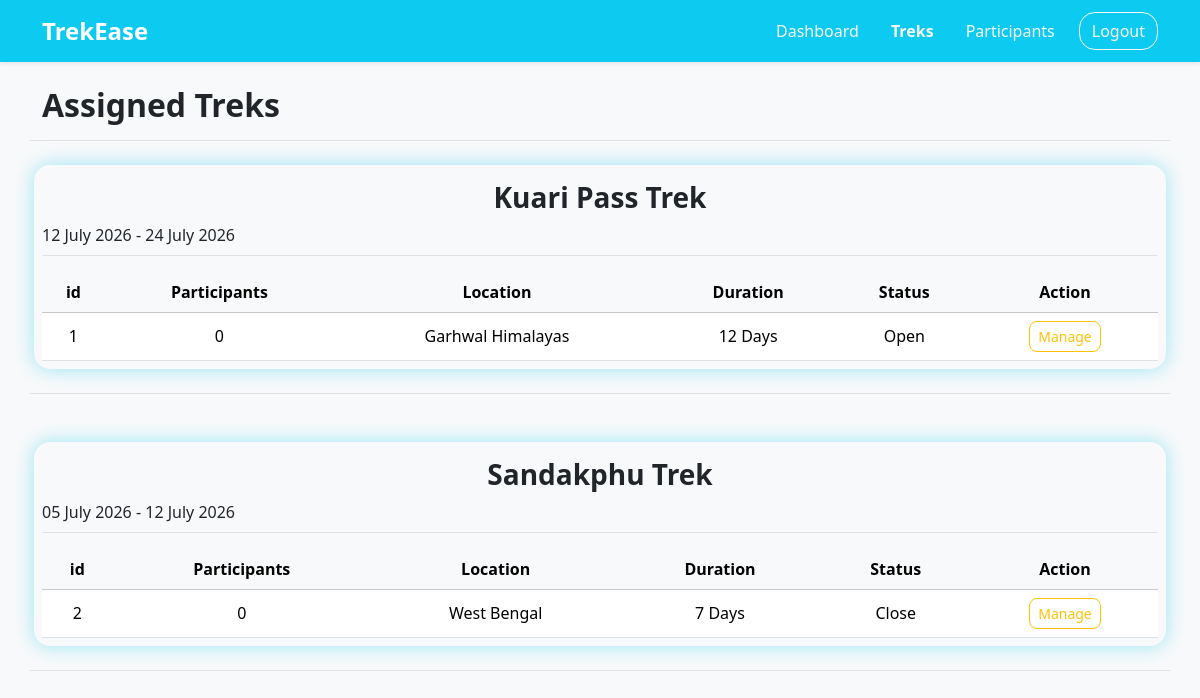
The page /staff_treks/7 on the database as committed earlier.
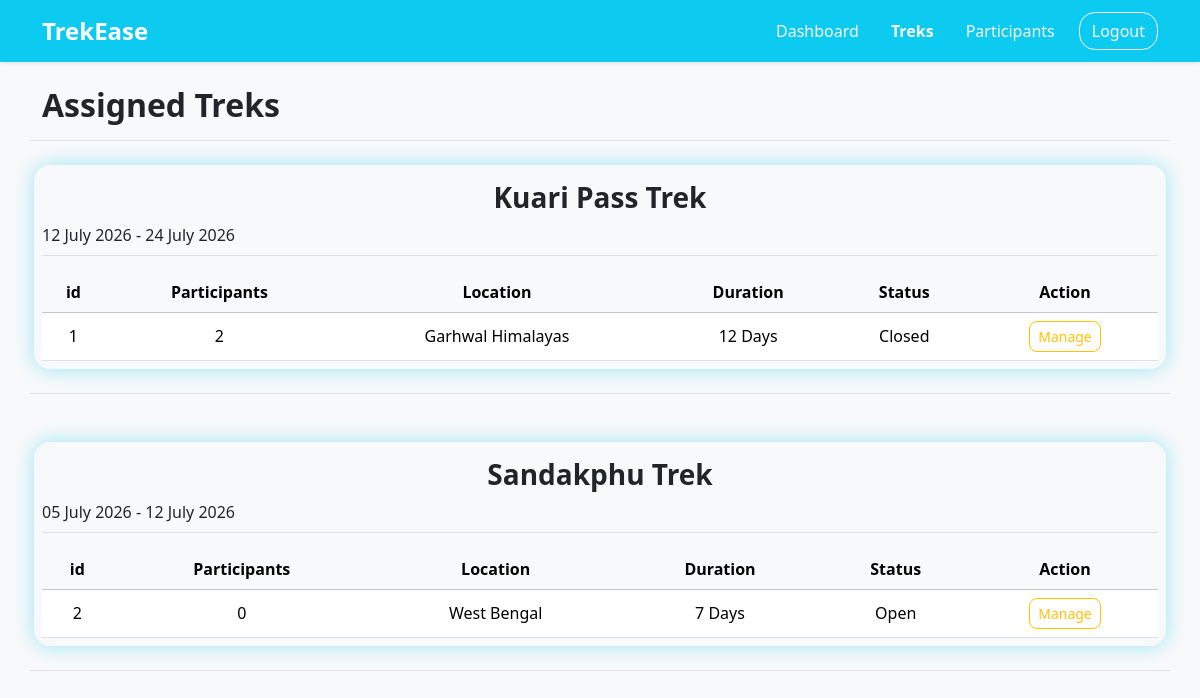
The same page on the database as committed later.
### application/models.py (models this page shows)
class Trek(db.Model):
    __tablename__ = "trek"
    id = db.Column(db.Integer(), primary_key=True)
    trek_name = db.Column(db.String(30), unique=True, nullable=False)
    location = db.Column(db.String(), nullable=False)
    difficulty = db.Column(db.String(), nullable=False)
    duration = db.Column(db.Integer(), nullable=False)
    available_slots = db.Column(db.Integer(), nullable=False)
    staff_id = db.Column(db.Integer(), db.ForeignKey("user.id"))
    status = db.Column(db.String(), default="Open", nullable=False)
    start_date = db.Column(db.Date, nullable=False)
    end_date = db.Column(db.Date, nullable=False)
    description = db.Column(db.Text)
    image = db.Column(db.String(), nullable=False)
    created_at = db.Column(db.Date, default=date.today, nullable=False)
    bookings = db.relationship("Booking", backref="trek")

### application/controllers.py (the view)
@app.route("/staff_treks/<int:staff_id>")
def staff_treks(staff_id):
    staff = User.query.get(staff_id)
    return render_template("/staff/staff_treks.html", staff=staff)

### templates/staff/staff_treks.html (shortened to what the changed rows need)
<!DOCTYPE html>
<html lang="en">
<head>
    <link href="https://cdn.jsdelivr.net/npm/bootstrap@5.3.2/dist/css/bootstrap.min.css" rel="stylesheet">
    <link rel="stylesheet" href="/static/style.css">
</head>
{% if staff.status == "Pending" or staff.status == "Blacklisted" %}
<body class="d-flex flex-column min-vh-100 bg-light">
    <nav class="navbar navbar-expand-lg navbar-dark bg-info shadow-sm">
        <div class="container">
            <div class="navbar-brand ">
                <a class="navbar-brand fw-bold fs-4" href="#">TrekEase</a>
            </div>
            <ul class="nav align-items-center">
                <li class="nav-item ms-2">
                    <a href="/" class="btn btn-outline-light rounded-4">Logout</a>
                </li>
            </ul>
        </div>
        </div>
    </nav>
    {% if staff.status == "Pending" %}
    <div class="container text-center" id="pending-message">
        <h2 class="mb-3 border-bottom pb-2">Approval Pending</h2>
        <p class=" fs-6 fw-semibold">Hello {{staff.name}}, your staff registration is pending for admin approval</p>
        <p class="fw-light">Once approved, you will be able to access your staff dashboard</p>
        <a href="/" class="btn btn-outline-danger rounded-4">Logout</a>
    </div>
    {% else %}
    <div class="container text-center" id="pending-message">
        <h2 class="mb-3 border-bottom pb-2">Access Restricted</h2>
        <p class=" fs-6 fw-semibold ">Hello {{staff.name}}, your staff id has been blocked by admin</p>
        <a href="/" class="btn btn-outline-danger rounded-4">Logout</a>
    </div>
    {% endif %}
</body>
{% else %}
<body class="d-flex flex-column min-vh-100 bg-light">
    <div class="container mt-4 d-flex justify-content-between align-items-center w-100 border-bottom pb-2">
        <h2 class="fw-semibold">Assigned Treks</h2>
    </div>
    {% for trek in staff.assigned_trek %}
    <div class="container  border-bottom">
        <div class=" mt-3">
            <div class="row mb-3 g-3">
                <div class=" mb-2  my-4 rounded-4 " id="border-blue">
                    <h3 class="text-center fw-semibold mb-2 mt-3 ">{{trek.trek_name}}</h3>
                    <p class="border-bottom pb-2 text-mute">{{trek.start_date.strftime("%d %B %Y")}} -
                        {{trek.end_date.strftime("%d %B %Y")}}</p>
                    <table class="table table-hover align-middle mb-2">
                        <thead class="text-center table-light sticky-top">
                            <tr>
                                <th scope="col">id</th>
                                <th scope="col">Participants</th>
                                <th scope="col">Location</th>
                                <th scope="col">Duration</th>
                                <th scope="col">Status</th>
                                <th scope="col">Action</th>
                            </tr>
                        </thead>
                        <tbody class="text-center">
                            <tr>
                                <td>{{loop.index}}</td>
                                <td>{{trek.bookings| selectattr('status', 'ne', 'Cancelled')|list|length}}</td>
                                <td>{{trek.location}}</td>
                                <td>{{trek.duration}} Days</td>
                                <td>{{trek.status}}</td>
                                <td class="col-2">
                                    <a href="/details/{{staff.id}}/trek/{{trek.id}}"
                                        class=" btn btn-outline-warning rounded-3 btn-sm ">Manage</a>
                                </td>
                            </tr>
                        </tbody>
                    </table>
                </div>
            </div>
        </div>
    </div>
    <br>
    {% else %}
    <div>
        <h5 class=" text-center m-2 fw-semibold text-dark">No Upcomming Treks</h5>
    </div>
    {% endfor %}
</body>
{% endif %}
</html>

Rows that differ between the two databases and show on the page:
changed Trek "Kuari Pass Trek": bookings|selectattr "0" → "2"; status "Open" → "Closed"
changed Trek "Sandakphu Trek": status "Close" → "Open"
